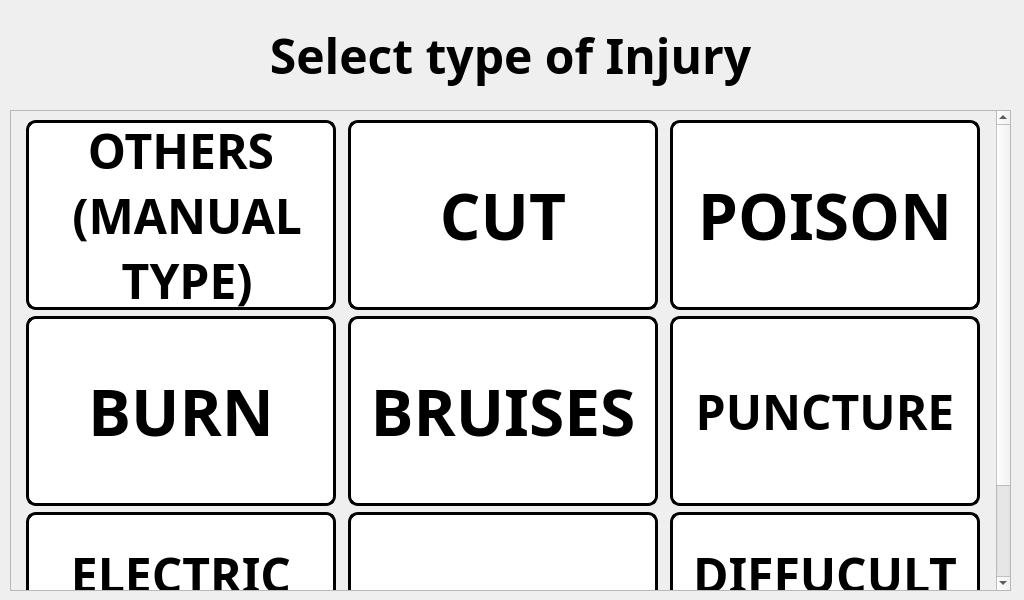
<?xml version="1.0" encoding="UTF-8"?>
<ui version="4.0">
 <class>MainWindow</class>
 <widget class="QMainWindow" name="MainWindow">
  <property name="geometry">
   <rect>
    <x>0</x>
    <y>0</y>
    <width>1024</width>
    <height>600</height>
   </rect>
  </property>
  <property name="minimumSize">
   <size>
    <width>1024</width>
    <height>600</height>
   </size>
  </property>
  <property name="maximumSize">
   <size>
    <width>1024</width>
    <height>600</height>
   </size>
  </property>
  <property name="windowTitle">
   <string>Select Type of Injury</string>
  </property>
  <widget class="QWidget" name="centralwidget">
   <widget class="QLabel" name="TITLE">
    <property name="geometry">
     <rect>
      <x>0</x>
      <y>10</y>
      <width>1021</width>
      <height>91</height>
     </rect>
    </property>
    <property name="font">
     <font>
      <family>Unispace</family>
      <pointsize>36</pointsize>
      <weight>75</weight>
      <bold>true</bold>
     </font>
    </property>
    <property name="text">
     <string>Select type of Injury</string>
    </property>
    <property name="scaledContents">
     <bool>true</bool>
    </property>
    <property name="alignment">
     <set>Qt::AlignCenter</set>
    </property>
   </widget>
   <widget class="QScrollArea" name="scrollArea">
    <property name="geometry">
     <rect>
      <x>10</x>
      <y>110</y>
      <width>1001</width>
      <height>481</height>
     </rect>
    </property>
    <property name="frameShadow">
     <enum>QFrame::Sunken</enum>
    </property>
    <property name="verticalScrollBarPolicy">
     <enum>Qt::ScrollBarAlwaysOn</enum>
    </property>
    <property name="widgetResizable">
     <bool>true</bool>
    </property>
    <widget class="QWidget" name="scrollAreaWidgetContents">
     <property name="geometry">
      <rect>
       <x>0</x>
       <y>-121</y>
       <width>982</width>
       <height>600</height>
      </rect>
     </property>
     <layout class="QGridLayout" name="gridLayout">
      <item row="0" column="2">
       <widget class="QPushButton" name="poison_button">
        <property name="minimumSize">
         <size>
          <width>310</width>
          <height>190</height>
         </size>
        </property>
        <property name="maximumSize">
         <size>
          <width>310</width>
          <height>190</height>
         </size>
        </property>
        <property name="font">
         <font>
          <family>Unispace</family>
          <pointsize>48</pointsize>
          <weight>75</weight>
          <bold>true</bold>
         </font>
        </property>
        <property name="styleSheet">
         <string notr="true">QPushButton:hover:!pressed
{
  background-color: rgb(195,30,60);
}

QPushButton
{
  background-color: white;
color: black;
border-style: outset;
border-width: 3px;
border-radius:10px;
border-color: black;
}</string>
        </property>
        <property name="text">
         <string>POISON</string>
        </property>
       </widget>
      </item>
      <item row="2" column="2">
       <widget class="QPushButton" name="breathing_button">
        <property name="minimumSize">
         <size>
          <width>310</width>
          <height>190</height>
         </size>
        </property>
        <property name="maximumSize">
         <size>
          <width>310</width>
          <height>190</height>
         </size>
        </property>
        <property name="font">
         <font>
          <family>Unispace</family>
          <pointsize>36</pointsize>
          <weight>75</weight>
          <bold>true</bold>
         </font>
        </property>
        <property name="styleSheet">
         <string notr="true">QPushButton:hover:!pressed
{
  background-color: rgb(195,30,60);
}

QPushButton
{
  background-color: white;
color: black;
border-style: outset;
border-width: 3px;
border-radius:10px;
border-color: black;
}</string>
        </property>
        <property name="text">
         <string>DIFFUCULT
BREATHING</string>
        </property>
       </widget>
      </item>
      <item row="2" column="1">
       <widget class="QPushButton" name="laceration_button">
        <property name="minimumSize">
         <size>
          <width>310</width>
          <height>190</height>
         </size>
        </property>
        <property name="maximumSize">
         <size>
          <width>310</width>
          <height>190</height>
         </size>
        </property>
        <property name="font">
         <font>
          <family>Unispace</family>
          <pointsize>36</pointsize>
          <weight>75</weight>
          <bold>true</bold>
         </font>
        </property>
        <property name="styleSheet">
         <string notr="true">QPushButton:hover:!pressed
{
  background-color: rgb(195,30,60);
}

QPushButton
{
  background-color: white;
color: black;
border-style: outset;
border-width: 3px;
border-radius:10px;
border-color: black;
}</string>
        </property>
        <property name="text">
         <string>LACERATION</string>
        </property>
       </widget>
      </item>
      <item row="2" column="0">
       <widget class="QPushButton" name="electric_shock_button">
        <property name="minimumSize">
         <size>
          <width>310</width>
          <height>190</height>
         </size>
        </property>
        <property name="maximumSize">
         <size>
          <width>310</width>
          <height>190</height>
         </size>
        </property>
        <property name="font">
         <font>
          <family>Unispace</family>
          <pointsize>36</pointsize>
          <weight>75</weight>
          <bold>true</bold>
         </font>
        </property>
        <property name="styleSheet">
         <string notr="true">QPushButton:hover:!pressed
{
  background-color: rgb(195,30,60);
}

QPushButton
{
  background-color: white;
color: black;
border-style: outset;
border-width: 3px;
border-radius:10px;
border-color: black;
}</string>
        </property>
        <property name="text">
         <string>ELECTRIC 
 SHOCK</string>
        </property>
       </widget>
      </item>
      <item row="1" column="1">
       <widget class="QPushButton" name="bruises_button">
        <property name="minimumSize">
         <size>
          <width>310</width>
          <height>190</height>
         </size>
        </property>
        <property name="maximumSize">
         <size>
          <width>310</width>
          <height>190</height>
         </size>
        </property>
        <property name="font">
         <font>
          <family>Unispace</family>
          <pointsize>48</pointsize>
          <weight>75</weight>
          <bold>true</bold>
         </font>
        </property>
        <property name="styleSheet">
         <string notr="true">QPushButton:hover:!pressed
{
  background-color: rgb(195,30,60);
}

QPushButton
{
  background-color: white;
color: black;
border-style: outset;
border-width: 3px;
border-radius:10px;
border-color: black;
}</string>
        </property>
        <property name="text">
         <string>BRUISES</string>
        </property>
       </widget>
      </item>
      <item row="1" column="2">
       <widget class="QPushButton" name="puncture_button">
        <property name="minimumSize">
         <size>
          <width>310</width>
          <height>190</height>
         </size>
        </property>
        <property name="maximumSize">
         <size>
          <width>310</width>
          <height>190</height>
         </size>
        </property>
        <property name="font">
         <font>
          <family>Unispace</family>
          <pointsize>36</pointsize>
          <weight>75</weight>
          <bold>true</bold>
         </font>
        </property>
        <property name="styleSheet">
         <string notr="true">QPushButton:hover:!pressed
{
  background-color: rgb(195,30,60);
}

QPushButton
{
  background-color: white;
color: black;
border-style: outset;
border-width: 3px;
border-radius:10px;
border-color: black;
}</string>
        </property>
        <property name="text">
         <string>PUNCTURE</string>
        </property>
       </widget>
      </item>
      <item row="0" column="0">
       <widget class="QPushButton" name="others_button">
        <property name="minimumSize">
         <size>
          <width>310</width>
          <height>190</height>
         </size>
        </property>
        <property name="maximumSize">
         <size>
          <width>310</width>
          <height>190</height>
         </size>
        </property>
        <property name="font">
         <font>
          <family>Unispace</family>
          <pointsize>36</pointsize>
          <weight>75</weight>
          <bold>true</bold>
         </font>
        </property>
        <property name="styleSheet">
         <string notr="true">QPushButton:hover:!pressed
{
  background-color: rgb(195,30,60);
}

QPushButton
{
  background-color: white;
color: black;
border-style: outset;
border-width: 3px;
border-radius:10px;
border-color: black;
}</string>
        </property>
        <property name="text">
         <string>OTHERS 
 (MANUAL 
 TYPE)</string>
        </property>
       </widget>
      </item>
      <item row="1" column="0">
       <widget class="QPushButton" name="burn_button">
        <property name="minimumSize">
         <size>
          <width>310</width>
          <height>190</height>
         </size>
        </property>
        <property name="maximumSize">
         <size>
          <width>310</width>
          <height>190</height>
         </size>
        </property>
        <property name="font">
         <font>
          <family>Unispace</family>
          <pointsize>48</pointsize>
          <weight>75</weight>
          <bold>true</bold>
         </font>
        </property>
        <property name="styleSheet">
         <string notr="true">QPushButton:hover:!pressed
{
  background-color: rgb(195,30,60);
}

QPushButton
{
  background-color: white;
color: black;
border-style: outset;
border-width: 3px;
border-radius:10px;
border-color: black;
}</string>
        </property>
        <property name="text">
         <string>BURN</string>
        </property>
       </widget>
      </item>
      <item row="0" column="1">
       <widget class="QPushButton" name="cut_button">
        <property name="minimumSize">
         <size>
          <width>310</width>
          <height>190</height>
         </size>
        </property>
        <property name="maximumSize">
         <size>
          <width>310</width>
          <height>190</height>
         </size>
        </property>
        <property name="font">
         <font>
          <family>Unispace</family>
          <pointsize>48</pointsize>
          <weight>75</weight>
          <bold>true</bold>
         </font>
        </property>
        <property name="styleSheet">
         <string notr="true">QPushButton:hover:!pressed
{
  background-color: rgb(195,30,60);
}

QPushButton
{
  background-color: white;
color: black;
border-style: outset;
border-width: 3px;
border-radius:10px;
border-color: black;
}</string>
        </property>
        <property name="text">
         <string>CUT</string>
        </property>
       </widget>
      </item>
     </layout>
    </widget>
   </widget>
   <widget class="QLabel" name="label">
    <property name="geometry">
     <rect>
      <x>0</x>
      <y>0</y>
      <width>1024</width>
      <height>600</height>
     </rect>
    </property>
    <property name="minimumSize">
     <size>
      <width>1024</width>
      <height>600</height>
     </size>
    </property>
    <property name="maximumSize">
     <size>
      <width>1024</width>
      <height>600</height>
     </size>
    </property>
    <property name="text">
     <string/>
    </property>
    <property name="pixmap">
     <pixmap>pictures/program_pictures/main_wallpaper.png</pixmap>
    </property>
   </widget>
   <zorder>label</zorder>
   <zorder>scrollArea</zorder>
   <zorder>TITLE</zorder>
  </widget>
 </widget>
 <resources/>
 <connections/>
</ui>
